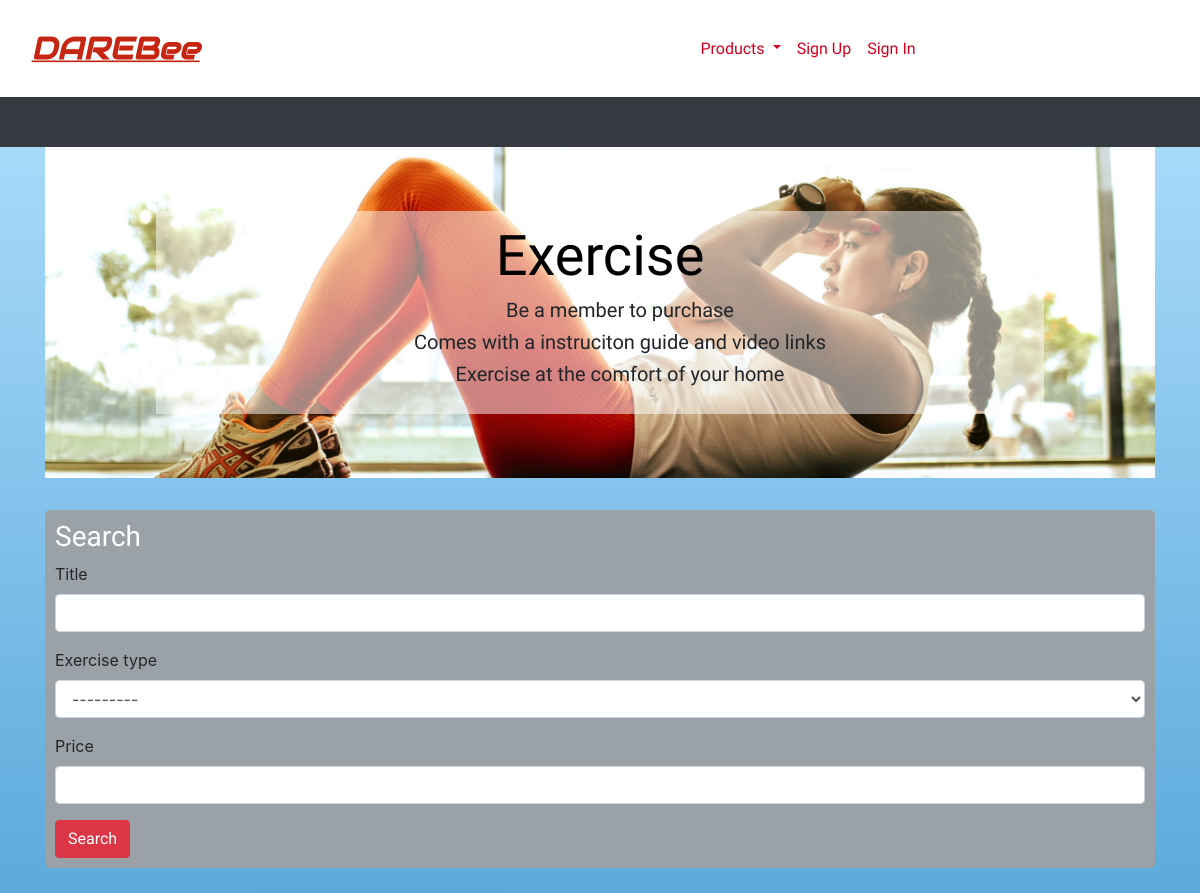
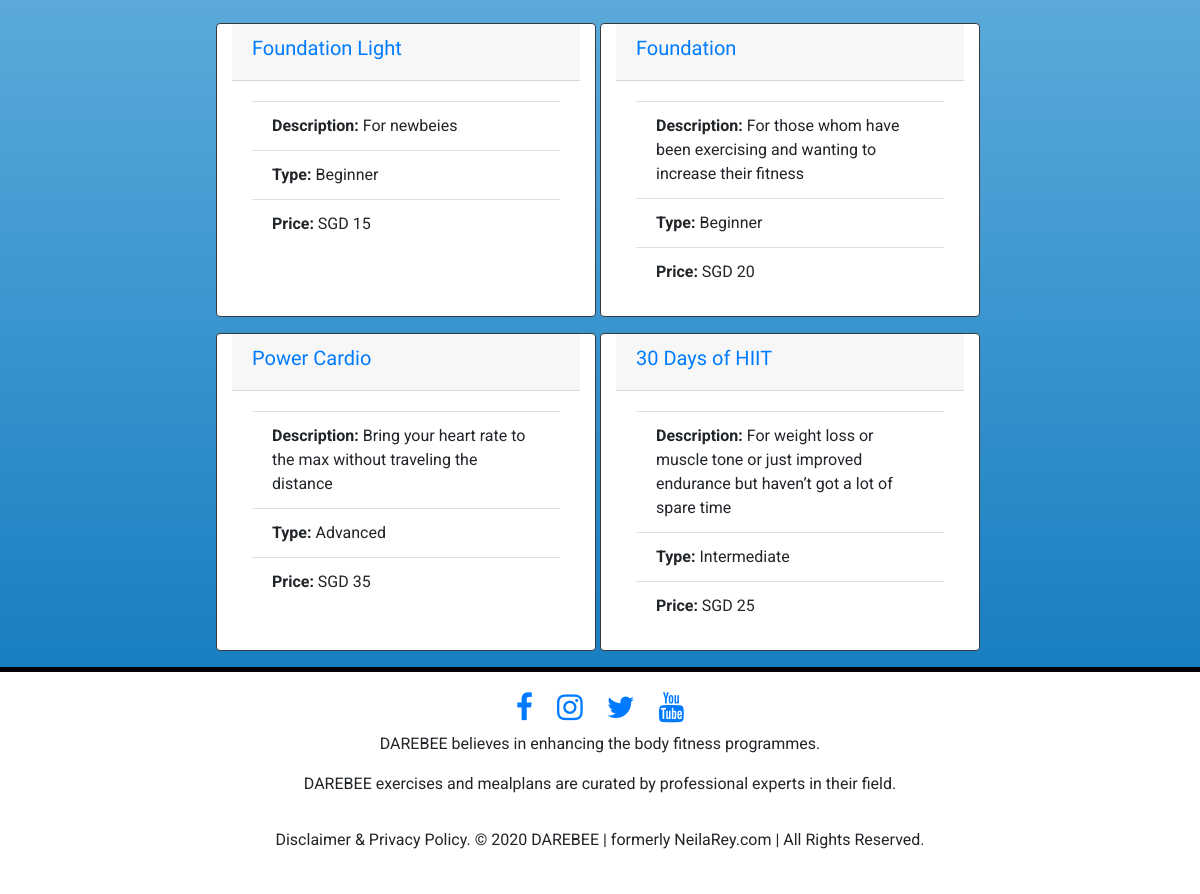
Page /products/exercise/ on the committed database (2 pictures, top to bottom).
### products/models.py (models this page shows, shortened)
class Exercise(models.Model):
    title = models.CharField(blank=False, max_length=255)
    description = models.CharField(blank=False, max_length=255)
    price = models.PositiveIntegerField(blank=False)
    exercise_type = models.ForeignKey(ExerciseType, on_delete=models.CASCADE)
    cover = CloudinaryField()

class ExerciseType(models.Model):
    type = models.CharField(blank=False, max_length=100)
    def __str__(self):
        return self.type

### products/views.py (the view, shortened to what this page needs)
# urls.py: path("exercise/", products.views.show_exercise,
def show_exercise(request):
    all_exercises = Exercise.objects.all()
    queries = ~Q(pk__in=[])
    all_exercises = all_exercises.filter(queries)
    search_form = Exercise_SearchForm()
    return render(request, "products/show_exercise.template.html", {
        "all_exercises": all_exercises,
        "search_form": search_form
    })

### products/forms.py
class Exercise_SearchForm(forms.Form):
    title = forms.CharField(max_length=100, required=False)
    exercise_type = forms.ModelChoiceField(
        queryset=ExerciseType.objects.all(), required=False
    )
    price = forms.CharField(max_length=100, required=False)

### cart/contexts.py (called while the page is built)
def cart_contents(request):
    cart = request.session.get("shopping_cart", {})
    mealplan_cart = request.session.get("mealplan_shopping_cart", {})
    return {
        "cart": cart,
        "mealplan_cart": mealplan_cart,
        "number_of_items": int(len(cart) + len(mealplan_cart))
    }

### products/templates/products/show_exercise.template.html (shortened to what this page needs)
{% extends 'base.template.html'%}
{% load cloudinary %}
{% load crispy_forms_tags %}
{% load static %}
{% block content %}
        <div id="exercise-jumbo" class="products-jumbo jumbotron jumbotron-fluid" style="background-image: url('{% static "image/exercise3.jpg"%}');">
            <div class="container image-inner">
                <h1 class="display-4">Exercise</h1>
                <ul>
                    <li><h5>Be a member to purchase</h5></li>
                    <li><h5>Comes with a instruciton guide and video links</h5></li>
                    <li><h5>Exercise at the comfort of your home</h5></li>
                </ul>
            </div>
        </div>
    <div id="products-search" class="search-bar container mb-5">
        <h3>Search</h3>
        <form method="GET">
        {{search_form|crispy}}
        <input class="btn btn-danger" type="submit" value="Search"/>
        </form>
    </div>
    <div class="row d-flex justify-content-center">
        {% for each_exercise in all_exercises %}
    <div class="card border-dark mb-3 mr-1 col-xs-6 col-sm-4 col-md-4" style="width: 80rem;  min-width: 300px;">
        <div class="card-header">
            <h5><a href="{% url 'exercise_details_route' exercise_id=each_exercise.id %}">{{each_exercise.title}}</a></h5>
        </div>
        <div class="card-body d-flex flex-column">
        <ul class="list-group list-group-flush">
            <li class="list-group-item"><strong>Description:</strong> {{each_exercise.description}}</li>
            <li class="list-group-item"><strong>Type:</strong> {{each_exercise.exercise_type}}</li>
            <li class="list-group-item"><strong>Price:</strong> SGD {{each_exercise.price}}</li>
        </ul>
        </div>
    </div>
    {% endfor %}
    </div>
{% endblock %}

### static/style.css (style rules this page uses)
body { background-image: linear-gradient(#b7e3ff, #0070b7); padding: 0; margin: 0; border: 0; }
h1, h2, h3 { font-family: 'Roboto Condensed', sans-serif; color: white; }
.card { font-family: 'Roboto', sans-serif; }
.card-header { font-family: 'Roboto Condensed', sans-serif; }
.btn { font-family: 'Roboto', sans-serif; }
.products-jumbo { background-repeat: no-repeat; background-position: center; background-size: cover; text-align: center; font-family: 'Roboto Condensed', sans-serif; font-size: 1.5rem; }
.products-jumbo h1 { color: black; }
.image-inner { background-color:rgb(255, 255, 255, 0.5); padding:0.5em; width:80%; }
.image-inner ul { list-style-type: none; }
.search-bar { max-height: 400px; }
#products-search { background: #9BA2A7; padding: 10px; border-radius: 5px; }

### rows in the picture
Exercise: title "Foundation Light", description "For newbeies", exercise_type "Beginner", price "15"
Exercise: title "Foundation", description "For those whom have been exercising and wanting to increase their fitness", exercise_type "Beginner", price "20"
Exercise: title "Power Cardio", description "Bring your heart rate to the max without traveling the distance", exercise_type "Advanced", price "35"
Exercise: title "30 Days of HIIT", description "For weight loss or muscle tone or just improved endurance but haven’t got a lot of spare time", exercise_type "Intermediate", price "25"
